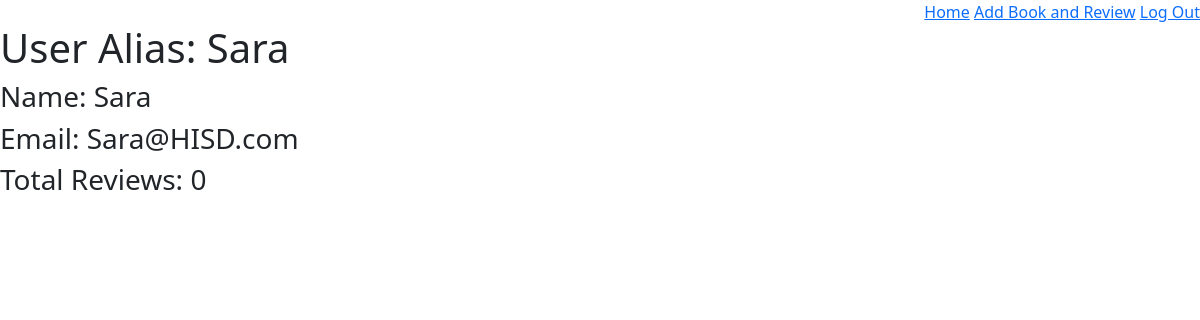
Page /user/2 (signed in) on the committed database.
### Dojo_Reads_app/models.py (models this page shows)
class User(models.Model):
    name = models.CharField(max_length=50)
    alias = models.CharField(max_length=50)
    email = models.CharField(max_length=50)
    password = models.CharField(max_length=50)
    created_at = models.DateTimeField(auto_now_add=True)
    updated_at = models.DateTimeField(auto_now=True)
    objects = UserManager()

### Dojo_Reads_app/views.py (the view)
# urls.py: path('user/<int:user_id>',views.viewUser),
def viewUser(request, user_id):
    if 'user_id' not in request.session:
        messages.error(request,"Please log on.")
        return redirect('/')
    context={
        'user':User.objects.get(id=int(user_id))
    }
    return render(request,'viewUser.html',context)

### Dojo_Reads_app/templates/viewUser.html (shortened to what this page needs)
<!DOCTYPE html>
<html lang="en">
<head>
    {% load static %}
    <link rel="stylesheet" href="{% static 'bootstrap/css/bootstrap.css' %}">
</head>
<body>
    <div class="row justify-content-between">
        <h1 class="col-auto"></h1>
        <div class="col-auto">
            <a href="/home">Home</a>
            <a href="/newBook">Add Book and Review</a>
            <a href="/logout">Log Out</a>
        </div>
    </div>
    <h1>User Alias: {{ user.alias }}</h1>
    <h3>Name: {{ user.name }}</h3>
    <h3>Email: {{ user.email }}</h3>
    <h3>Total Reviews: {{ user.reviews.all|length }}</h3>
</body>
</html>

### rows in the picture
User: alias "Sara", name "Sara", email "Sara@HISD.com", reviews.all|length "0"
